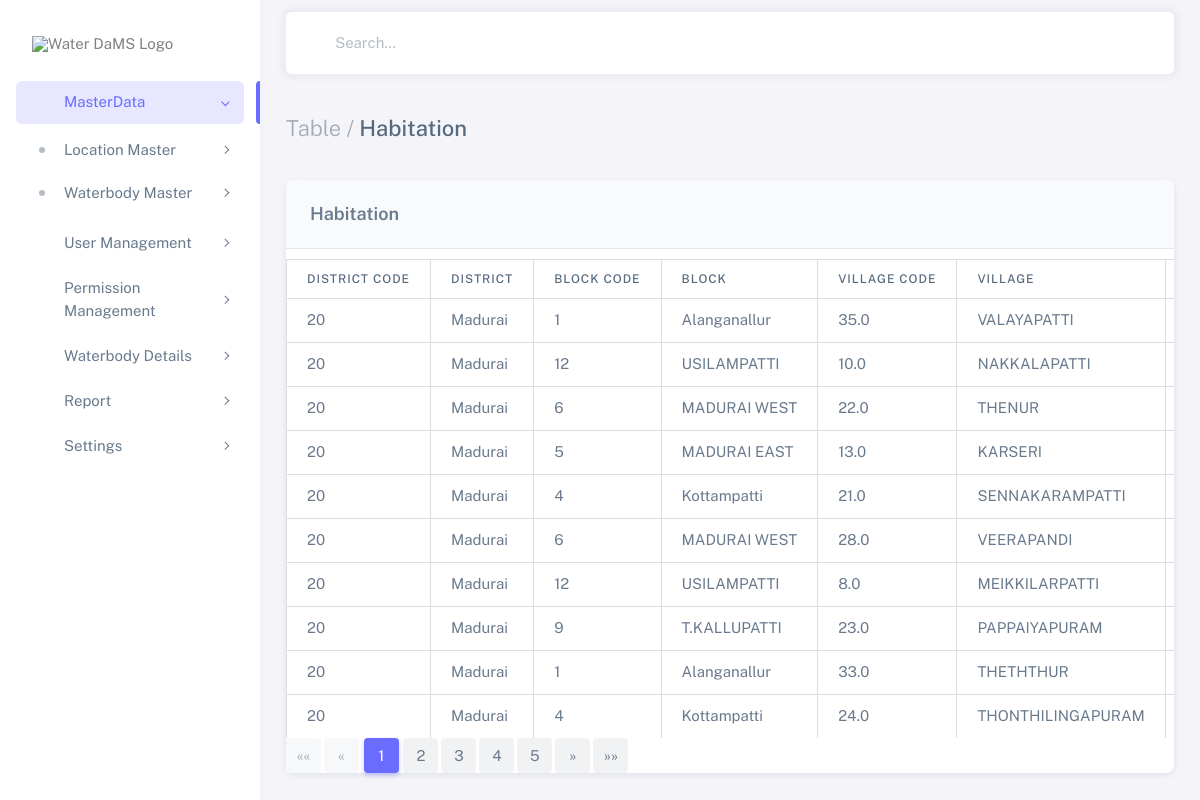
/habitations/, run on the app's committed database.
### waterbodies_app/models.py (models this page shows, shortened)
class Habitation(models.Model):
    district_code = models.CharField(max_length=10)
    district = models.CharField(max_length=100)
    block_code = models.CharField(max_length=10)
    block = models.CharField(max_length=100)
    village_code = models.CharField(max_length=10)
    village = models.CharField(max_length=100)
    habitation_code = models.CharField(max_length=10)
    habitation = models.CharField(max_length=100)

### waterbodies_app/views.py (the view)
# urls.py: path('habitations/', views.habitation_list, name='habitation_list'),
def habitation_list(request):
    habitations = Habitation.objects.all()
    paginator = Paginator(habitations, 10)  # Show 10 habitations per page.
    page_number = request.GET.get('page')
    page_obj = paginator.get_page(page_number)
    return render(request, 'habitation_list.html', {'page_obj': page_obj})

### templates/habitation_list.html (shortened to what this page needs)
<!DOCTYPE html>
{%load static%}
<html
class="light-style layout-menu-fixed layout-compact"
dir="ltr"
data-theme="theme-default"
data-assets-path="{% static 'assets/' %}"
data-template="vertical-menu-template-free">
<!DOCTYPE html>
<html lang="en" class="light-style layout-wide customizer-hide" dir="ltr" data-theme="theme-default">
<head>
    {% load static %}
    <link rel="stylesheet" href="{% static 'assets/vendor/fonts/boxicons.css' %}"/>
    <link rel="stylesheet" href="https://cdnjs.cloudflare.com/ajax/libs/font-awesome/6.5.2/css/all.min.css">
    <link rel="stylesheet" href="{% static 'assets/vendor/css/core.css' %}" class="template-customizer-core-css"/>
    <link rel="stylesheet" href="{% static 'assets/vendor/css/theme-default.css' %}" class="template-customizer-theme-css"/>
    <link rel="stylesheet" href="{% static 'assets/css/demo.css' %}"/>
    <link rel="stylesheet" href="{% static 'assets/vendor/libs/perfect-scrollbar/perfect-scrollbar.css' %}"/>
    <link rel="stylesheet" href="{% static 'assets/vendor/css/pages/page-auth.css' %}"/>
</head>
  <body>
    <div class="layout-wrapper layout-content-navbar">
      <div class="layout-container">
        <aside id="layout-menu" class="layout-menu menu-vertical menu bg-menu-theme">
          <div class="app-brand demo">
            <a href="" class="app-brand-link">
              <span class="app-brand-logo demo">
                <img src="{% static 'image/waterdams.png' %}" alt="Water DaMS Logo" style="width: 150px; height: auto;">
              </span>
            </a>
          </div>
          <ul class="menu-inner py-1">
            <li class="menu-item active open">
              <a href="javascript:void(0);" class="menu-link menu-toggle">
                <i class="menu-icon tf-icons bx bx-home-circle"></i>
                <div data-i18n="Dashboards">MasterData</div>
              </a>
              <ul class="menu-sub">
                <li class="menu-item has-submenu">
                  <a href="javascript:void(0);" class="menu-link menu-toggle">
                    <div data-i18n="CRM">Location Master</div>
                  </a>
                </li>
                <li class="menu-item has-submenu">
                  <a href="javascript:void(0);" class="menu-link menu-toggle">
                    <div data-i18n="Academy">Waterbody Master</div>
                  </a>
                </li>
              </ul>
            </li>
            <li class="menu-item">
              <a href="javascript:void(0);" class="menu-link menu-toggle">
                <i class="menu-icon tf-icons bx bx-user"></i>
                <div data-i18n="Layouts">User Management</div>
              </a>
            </li>
            <li class="menu-item">
              <a href="javascript:void(0);" class="menu-link menu-toggle">
                <i class="menu-icon tf-icons bx bx-shield"></i>
                <div data-i18n="Layouts">Permission Management</div>
              </a>
            </li>
            <li class="menu-item">
              <a href="javascript:void(0);" class="menu-link menu-toggle">
                <i class="menu-icon tf-icons bx bx-water"></i>
                <div data-i18n="Layouts">Waterbody Details</div>
              </a>
            </li>
            <li class="menu-item">
              <a href="javascript:void(0);" class="menu-link menu-toggle">
                <i class="menu-icon tf-icons bx bx-shield"></i>
                <div data-i18n="Layouts">Report</div>
              </a>
            </li>
            <li class="menu-item">
              <a href="javascript:void(0);" class="menu-link menu-toggle">
                <i class="menu-icon tf-icons bx bx-file"></i>
                <div data-i18n="Layouts">Settings</div>
              </a>
            </li>
          </ul>
        </aside>
        <div class="layout-page">
          <nav
            class="layout-navbar container-xxl navbar navbar-expand-xl navbar-detached align-items-center bg-navbar-theme"
            id="layout-navbar">
            <div class="navbar-nav-right d-flex align-items-center" id="navbar-collapse">
              <div class="navbar-nav align-items-center">
                <div class="nav-item d-flex align-items-center">
                  <i class="bx bx-search fs-4 lh-0"></i>
                  <input
                    type="text"
                    class="form-control border-0 shadow-none ps-1 ps-sm-2"
                    placeholder="Search..."
                    aria-label="Search..." />
                </div>
              </div>
            </div>
          </nav>
          <div class="content-wrapper">
            <div class="container-xxl flex-grow-1 container-p-y">
              <h4 class="py-3 mb-4"><span class="text-muted fw-light">Table /</span> Habitation</h4>
              <div class="card">
                <h5 class="card-header">Habitation</h5>
                <div class="table-responsive text-nowrap">
                    <table class="table">
                        <thead>
                            <tr class="text-nowrap">
                                <th>District Code</th>
                                <th>District</th>
                                <th>Block Code</th>
                                <th>Block</th>
                                <th>Village Code</th>
                                <th>Village</th>
                                <th>Habitation Code</th>
                            </tr>
                        </thead>
                        <tbody class="table-border-bottom-0">
                            {% for habitation in page_obj %}
                            <tr>
                                <td>{{ habitation.district_code }}</td>
                                <td>{{ habitation.district }}</td>
                                <td>{{ habitation.block_code }}</td>
                                <td>{{ habitation.block }}</td>
                                <td>{{ habitation.village_code }}</td>
                                <td>{{ habitation.village }}</td>
                                <td>{{ habitation.habitation_code }}</td>
                            </tr>
                            {% endfor %}
                        </tbody>
                    </table>
                </div>
                <div class="pagination">
                    {% if page_obj.has_previous %}
                    <li class="page-item">
                        <a class="page-link" href="?page=1" aria-label="First">
                            <span aria-hidden="true">&laquo;&laquo;</span>
                        </a>
                    </li>
                    <li class="page-item">
                        <a class="page-link" href="?page={{ page_obj.previous_page_number }}" aria-label="Previous">
                            <span aria-hidden="true">&laquo;</span>
                        </a>
                    </li>
                {% else %}
                    <li class="page-item disabled">
                        <span class="page-link">&laquo;&laquo;</span>
                    </li>
                    <li class="page-item disabled">
                        <span class="page-link">&laquo;</span>
                    </li>
                {% endif %}
                {% for num in page_obj.paginator.page_range %}
                    {% if page_obj.number == num %}
                        <li class="page-item active"><span class="page-link">{{ num }}</span></li>
                    {% elif num > page_obj.number|add:'-5' and num < page_obj.number|add:'5' %}
                        <li class="page-item"><a class="page-link" href="?page={{ num }}">{{ num }}</a></li>
                    {% endif %}
                {% endfor %}
                {% if page_obj.has_next %}
                    <li class="page-item">
                        <a class="page-link" href="?page={{ page_obj.next_page_number }}" aria-label="Next">
                            <span aria-hidden="true">&raquo;</span>
                        </a>
                    </li>
                    <li class="page-item">
                        <a class="page-link" href="?page={{ page_obj.paginator.num_pages }}" aria-label="Last">
                            <span aria-hidden="true">&raquo;&raquo;</span>
                        </a>
                    </li>
                {% endif %}
            </div>
          </div>
        </div>
      </div>
    </div>
  </body>
</html>

### static/assets/css/demo.css (style rules this page uses)
.menu .app-brand.demo { height: 64px; margin-top: 12px; }
.card-header { font-weight: 600; background-color: #f8fafc; border-bottom: 1px solid #e5e7eb; }
table { width: 100%; border-collapse: collapse; margin-top: 10px; }
th, td { padding: 12px; border: 1px solid #ddd; text-align: left; }
th { background-color: #f4f4f4; }

### data on the page
Habitation: district_code "20", district "Madurai", block_code "1", block "Alanganallur", village_code "35.0", village "VALAYAPATTI"
Habitation: district_code "20", district "Madurai", block_code "12", block "USILAMPATTI", village_code "10.0", village "NAKKALAPATTI"
Habitation: district_code "20", district "Madurai", block_code "6", block "MADURAI WEST", village_code "22.0", village "THENUR"
Habitation: district_code "20", district "Madurai", block_code "5", block "MADURAI EAST", village_code "13.0", village "KARSERI"
Habitation: district_code "20", district "Madurai", block_code "4", block "Kottampatti", village_code "21.0", village "SENNAKARAMPATTI"
Habitation: district_code "20", district "Madurai", block_code "6", block "MADURAI WEST", village_code "28.0", village "VEERAPANDI"
Habitation: district_code "20", district "Madurai", block_code "12", block "USILAMPATTI", village_code "8.0", village "MEIKKILARPATTI"
Habitation: district_code "20", district "Madurai", block_code "9", block "T.KALLUPATTI", village_code "23.0", village "PAPPAIYAPURAM"
Habitation: district_code "20", district "Madurai", block_code "1", block "Alanganallur", village_code "33.0", village "THETHTHUR"
Habitation: district_code "20", district "Madurai", block_code "4", block "Kottampatti", village_code "24.0", village "THONTHILINGAPURAM"

### other printed values
{{ num }} "1"
{{ num }} "2" "3" "4" "5"
